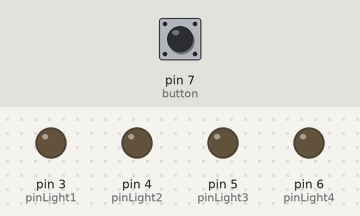
Bench run of a sketch on a simulated Arduino Uno, built with avr-gcc and run on an emulated ATmega328P. On the bench: output pins drawn as LEDs (lit = HIGH). The inputs (shaded band) are chosen by the test bench; at power-on: pin 7 (button) LOW.

Above: at 1.2 s.
1.3 s: pin 7 (button) pulled HIGH for 0.15 s
At 1.37 s:
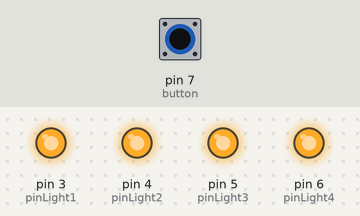
2.9 s: pin 7 (button) pulled HIGH for 3.2 s
At 6.7 s:
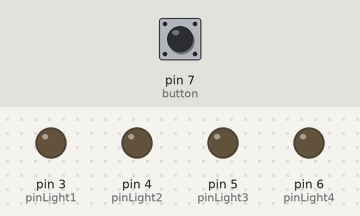
Timing chart, 0 to 8.2 s (numbered marks = the images above; inputs shaded):
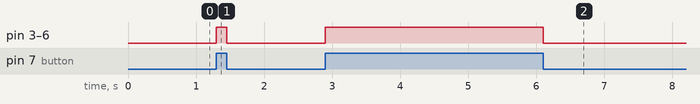

Measured:
- after the input at 1.3 s, pin 3 (pinLight1), pin 4 (pinLight2), pin 5 (pinLight3), pin 6 (pinLight4): LOW → HIGH at once, → LOW 0.15 s later
- after the input at 2.9 s, pin 3 (pinLight1), pin 4 (pinLight2), pin 5 (pinLight3), pin 6 (pinLight4): LOW → HIGH at once, → LOW 3.2 s later

The sketch:

The_code_file_status_quo.ino
```cpp
const int pinLight1 = 3;
const int pinLight2 = 4;
const int pinLight3 = 5;
const int pinLight4 = 6;
const int button= 7;

int buttonState = 0;

void setup() {
  // put your setup code here, to run once:
  pinMode(button, INPUT);
  pinMode(pinLight1, OUTPUT);
  pinMode(pinLight2, OUTPUT);
  pinMode(pinLight3, OUTPUT);
  pinMode(pinLight4, OUTPUT);

}

void loop() {
  // put your main code here, to run repeatedly:
  buttonState = digitalRead(button);

  if (buttonState == HIGH) {
    digitalWrite(pinLight1,HIGH);
    digitalWrite(pinLight2,HIGH);
    digitalWrite(pinLight3,HIGH);
    digitalWrite(pinLight4,HIGH);
  } else {
    digitalWrite(pinLight1,LOW);
    digitalWrite(pinLight2,LOW);
    digitalWrite(pinLight3,LOW);
    digitalWrite(pinLight4,LOW);
  }
}
```
